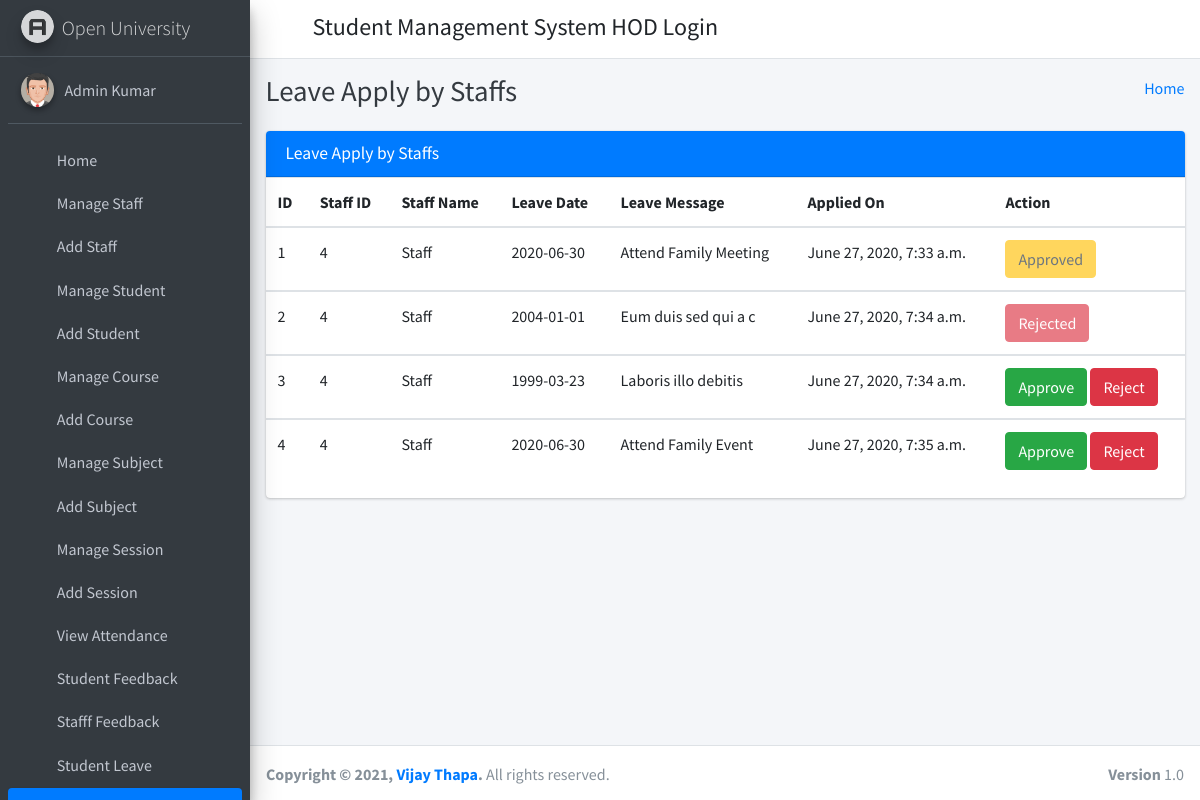
/staff_leave_view/ (signed in), run on the app's committed database.
### student_management_app/models.py (models this page shows)
class CustomUser(AbstractUser):
    user_type_data = ((1, "HOD"), (2, "Staff"), (3, "Student"))
    user_type = models.CharField(default=1, choices=user_type_data, max_length=10)

class LeaveReportStaff(models.Model):
    id = models.AutoField(primary_key=True)
    staff_id = models.ForeignKey(Staffs, on_delete=models.CASCADE)
    leave_date = models.CharField(max_length=255)
    leave_message = models.TextField()
    leave_status = models.IntegerField(default=0)
    created_at = models.DateTimeField(auto_now_add=True)
    updated_at = models.DateTimeField(auto_now=True)
    objects = models.Manager()

class Staffs(models.Model):
    id = models.AutoField(primary_key=True)
    admin = models.OneToOneField(CustomUser, on_delete = models.CASCADE)
    address = models.TextField()
    created_at = models.DateTimeField(auto_now_add=True)
    updated_at = models.DateTimeField(auto_now=True)
    objects = models.Manager()

### student_management_app/HodViews.py (the view)
# urls.py: path('staff_leave_view/', HodViews.staff_leave_view, name="staff_leave_view"),
def staff_leave_view(request):
    leaves = LeaveReportStaff.objects.all()
    context = {
        "leaves": leaves
    }
    return render(request, 'hod_template/staff_leave_view.html', context)

### student_management_app/LoginCheckMiddleWare.py (called while the page is built, shortened)
    def process_view(self, request, view_func, view_args, view_kwargs):
        modulename = view_func.__module__
        user = request.user
        if user.is_authenticated:
            if user.user_type == "1":
                if modulename == "student_management_app.HodViews":
                    pass
                elif modulename == "student_management_app.views" or modulename == "django.views.static":
                    pass
                else:
                    return redirect("admin_home")
            else:
                return redirect("login")
        else:
            if request.path == reverse("login") or request.path == reverse("doLogin"):
                pass
            else:
                return redirect("login")

### student_management_app/templates/hod_template/staff_leave_view.html (shortened to what this page needs)
{% extends 'hod_template/base_template.html' %}
{% block page_title %}
    Leave Apply by Staffs
{% endblock page_title %}
{% block main_content %}
{% load static %}
<section class="content">
        <div class="container-fluid">
            <div class="row">
                <div class="col-md-12">
                    <div class="card card-primary">
                        <div class="card-header">
                            <h3 class="card-title">Leave Apply by Staffs</h3>
                        </div>
                        <div class="table-responsive">
                            <table class="table">
                                <thead>
                                <tr>
                                    <th>ID</th>
                                    <th>Staff ID</th>
                                    <th>Staff Name</th>
                                    <th>Leave Date</th>
                                    <th>Leave Message</th>
                                    <th>Applied On</th>
                                    <th>Action</th>
                                </tr>
                                </thead>
                                {% for leave in leaves %}
                                <tbody>
                                <tr>
                                    <td>{{ leave.id }}</td>
                                    <td>{{ leave.staff_id.admin.id }}</td>
                                    <td>{{ leave.staff_id.admin.first_name }} {{ feedback.staff_id.admin.last_name }}</td>
                                    <td>{{ leave.leave_date }}</td>
                                    <td>{{ leave.leave_message }}</td>
                                    <td>{{ leave.created_at }}</td>
                                    <td>
                                        {% if leave.leave_status == 0 %}
                                            <a href="{% url 'staff_leave_approve' leave_id=leave.id %}" class="btn btn-success">Approve</a>
                                            <a href="{% url 'staff_leave_reject' leave_id=leave.id %}" class="btn btn-danger">Reject</a>
                                        {% elif leave.leave_status == 1 %}
                                            <button class="btn btn-warning" disabled="disabled">Approved</button>
                                        {% else %}
                                            <button class="btn btn-danger" disabled="disabled">Rejected</button>
                                        {% endif %}
                                    </td>
                                </tr>
                                </tbody>
                                {% endfor %}
                            </table>
                        </div>
                    </div>
                </div>
            </div>
        </div>
      </section>
  {% endblock main_content %}

### student_management_app/templates/hod_template/sidebar_template.html (shortened to what this page needs)
{% load static %}
<aside class="main-sidebar sidebar-dark-primary elevation-4">
      <a href="{% url 'admin_home' %}" class="brand-link">
        <img src="{% static 'dist/img/AdminLTELogo.png' %}" alt="AdminLTE Logo" class="brand-image img-circle elevation-3"
            style="opacity: .8">
        <span class="brand-text font-weight-light">Open University</span>
      </a>
      <div class="sidebar">
        <div class="user-panel mt-3 pb-3 mb-3 d-flex">
          <div class="image">
            <img src="{% static 'dist/img/user2-160x160.jpg' %}" class="img-circle elevation-2" alt="User Image">
          </div>
          <div class="info">
            <a href="{% url 'admin_profile' %}" class="d-block">{{ user.first_name }} {{ user.last_name }}</a>
          </div>
        </div>
        <nav class="mt-2">
          <ul class="nav nav-pills nav-sidebar flex-column" data-widget="treeview" role="menu" data-accordion="false">
            <li class="nav-item">
              {% url 'admin_home' as admin_home %}
              <a href="{{ admin_home }}" class="nav-link {% if request.path == admin_home %} active {% endif %}">
                <i class="nav-icon fas fa-tachometer-alt"></i>
                <p>
                  Home
                </p>
              </a>
            </li>
            <li class="nav-item">
              {% url 'manage_staff' as manage_staff %}
              {% url 'edit_staff' staff_id=id as edit_staff %}
              <a href="{{ manage_staff }}" class="nav-link {% if request.path == manage_staff %} active {% endif %} {% if request.path == edit_staff %} active {% endif %}">
                <i class="nav-icon fas fa-chalkboard-teacher"></i>
                <p>
                  Manage Staff
                </p>
              </a>
            </li>
            <li class="nav-item">
              {% url 'add_staff' as add_staff %}
              <a href="{{ add_staff }}" class="nav-link {% if request.path == add_staff %} active {% endif %}">
                <i class="nav-icon fas fa-th"></i>
                <p>
                  Add Staff
                </p>
              </a>
            </li>
            <li class="nav-item">
              {% url 'manage_student' as manage_student %}
              {% url 'edit_student' student_id=id as edit_student %}
              <a href="{{ manage_student }}" class="nav-link {% if request.path == manage_student %} active {% endif %} {% if request.path == edit_student %} active {% endif %}">
                <i class="nav-icon fas fa-user-graduate"></i>
                <p>
                  Manage Student
                </p>
              </a>
            </li>
            <li class="nav-item">
              {% url 'add_student' as add_student %}
              <a href="{{ add_student }}" class="nav-link {% if request.path == add_student %} active {% endif %}">
                <i class="nav-icon fas fa-th"></i>
                <p>
                  Add Student
                </p>
              </a>
            </li>
            <li class="nav-item">
              {% url 'manage_course' as manage_course %}
              {% url 'edit_course' course_id=id as edit_course %}
              <a href="{{ manage_course }}" class="nav-link {% if request.path == manage_course %} active {% endif %} {% if request.path == edit_course %} active {% endif %}">
                <i class="nav-icon fas fa-chalkboard"></i>
                <p>
                  Manage Course
                </p>
              </a>
            </li>
            <li class="nav-item">
            {% url 'add_course' as add_course %}
              <a href="{{ add_course }}" class="nav-link {% if request.path == add_course %} active {% endif %}">
                <i class="nav-icon fas fa-th"></i>
                <p>
                  Add Course
                </p>
              </a>
            </li>
            <li class="nav-item">
              {% url 'manage_subject' as manage_subject %}
              {% url 'edit_subject' subject_id=id as edit_subject %}
              <a href="{{ manage_subject }}" class="nav-link {% if request.path == manage_subject %} active {% endif %} {% if request.path == edit_subject %} active {% endif %}">
                <i class="nav-icon fas fa-book"></i>
                <p>
                  Manage Subject
                </p>
              </a>
            </li>
            <li class="nav-item">
              {% url 'add_subject' as add_subject %}
              <a href="{{ add_subject }}" class="nav-link {% if request.path == add_subject %} active {% endif %}">
                <i class="nav-icon fas fa-th"></i>
                <p>
                  Add Subject
                </p>
              </a>
            </li>
            <li class="nav-item">
              {% url 'manage_session' as manage_session %}
              {% url 'edit_session' session_id=id as edit_session %}
              <a href="{{ manage_session }}" class="nav-link {% if request.path == manage_session %} active {% endif %} {% if request.path == edit_session %} active {% endif %}">
                <i class="nav-icon fas fa-graduation-cap"></i>
                <p>
                  Manage Session
                </p>
              </a>
            </li>
            <li class="nav-item">
              {% url 'add_session' as add_session %}
              <a href="{{ add_session }}" class="nav-link {% if request.path == add_session %} active {% endif %}">
                <i class="nav-icon fas fa-th"></i>
                <p>
                  Add Session
                </p>
              </a>
            </li>
            <li class="nav-item">
              {% url 'admin_view_attendance' as admin_view_attendance %}
              <a href="{{ admin_view_attendance }}" class="nav-link {% if request.path == admin_view_attendance %} active {% endif %}">
                <i class="nav-icon fas fa-calendar-alt"></i>
                <p>
                  View Attendance
                </p>
              </a>
            </li>
            <li class="nav-item">
              {% url 'student_feedback_message' as student_feedback_message %}
              <a href="{{ student_feedback_message }}" class="nav-link {% if request.path == student_feedback_message %} active {% endif %}">
                <i class="nav-icon fas fa-th"></i>
                <p>
                  Student Feedback
                </p>
              </a>
            </li>
            <li class="nav-item">
              {% url 'staff_feedback_message' as staff_feedback_message %}
              <a href="{{ staff_feedback_message }}" class="nav-link {% if request.path == staff_feedback_message %} active {% endif %}">
                <i class="nav-icon fas fa-th"></i>
                <p>
                  Stafff Feedback
                </p>
              </a>
            </li>
            <li class="nav-item">
              {% url 'student_leave_view' as student_leave_view %}
              <a href="{{ student_leave_view }}" class="nav-link {% if request.path == student_leave_view %} active {% endif %}">
                <i class="nav-icon fas fa-th"></i>
                <p>
                  Student Leave
                </p>
              </a>
            </li>
            <li class="nav-item">
              {% url 'staff_leave_view' as staff_leave_view %}
              <a href="{{ staff_leave_view }}" class="nav-link {% if request.path == staff_leave_view %} active {% endif %}">
                <p>
                </p>
              </a>
            </li>
          </ul>
        </nav>
      </div>
    </aside>

### data on the page
CustomUser: first_name "Admin", last_name "Kumar"
LeaveReportStaff: id "1", staff_id.admin.id "4", staff_id.admin.first_name "Staff", leave_date "2020-06-30", leave_message "Attend Family Meeting", created_at "June 27, 2020, 7:33 a.m.", leave_status "Approved"
LeaveReportStaff: id "2", staff_id.admin.id "4", staff_id.admin.first_name "Staff", leave_date "2004-01-01", leave_message "Eum duis sed qui a c", created_at "June 27, 2020, 7:34 a.m.", leave_status "Rejected"
LeaveReportStaff: id "3", staff_id.admin.id "4", staff_id.admin.first_name "Staff", leave_date "1999-03-23", leave_message "Laboris illo debitis", created_at "June 27, 2020, 7:34 a.m.", leave_status "Approve"
LeaveReportStaff: id "4", staff_id.admin.id "4", staff_id.admin.first_name "Staff", leave_date "2020-06-30", leave_message "Attend Family Event", created_at "June 27, 2020, 7:35 a.m.", leave_status "Approve"
